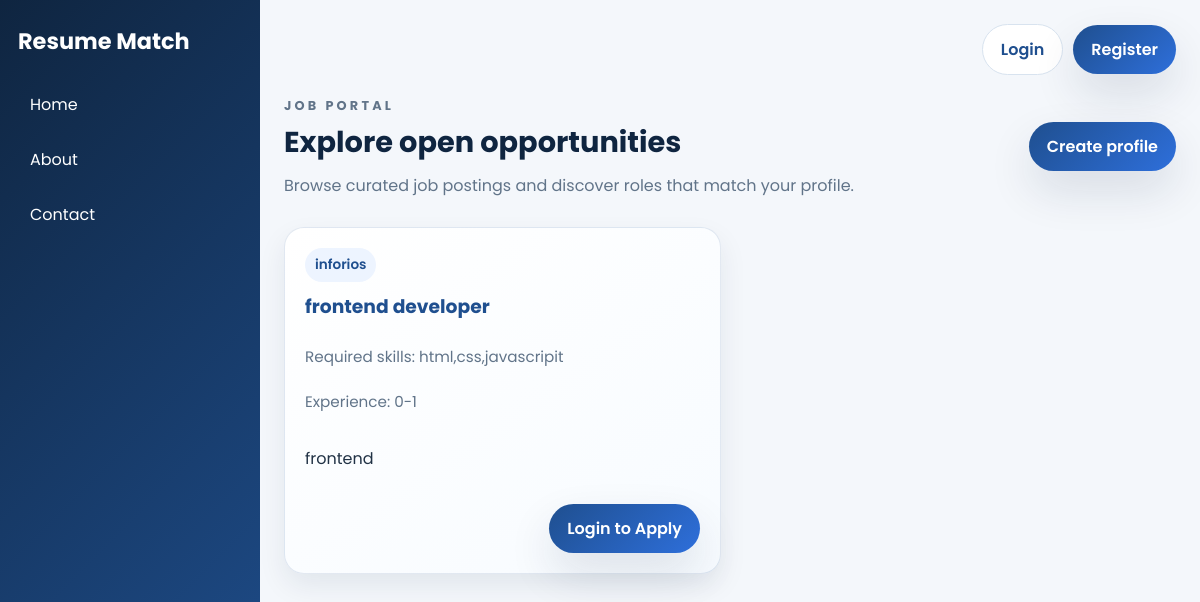
Page /jobs on the committed database.
### tables this page shows
CREATE TABLE job_descriptions (
            id INTEGER PRIMARY KEY AUTOINCREMENT,
            hr_user_id INTEGER NOT NULL,
            job_title TEXT NOT NULL,
            company_name TEXT NOT NULL,
            required_skills TEXT NOT NULL,
            required_experience TEXT NOT NULL,
            full_description TEXT NOT NULL,
            created_at TEXT NOT NULL,
            FOREIGN KEY (hr_user_id) REFERENCES users(id) ON DELETE CASCADE
        );

### app.py (the view)
@app.route("/jobs")
def jobs() -> str:
    jobs = list_job_descriptions()
    return render_template("jobs.html", jobs=jobs)

### app.py (called while the page is built)
@app.context_processor
def inject_globals() -> dict[str, Any]:
    user = None
    if "user_id" in session:
        user = get_user_by_id(session["user_id"])
    return {"current_user": user, "csrf_token": session.get("csrf_token")}

@app.before_request
def ensure_csrf_token() -> None:
    if "csrf_token" not in session:
        session["csrf_token"] = secrets.token_hex(16)

### utils/database.py (called while the page is built)
def get_connection() -> sqlite3.Connection:
    conn = sqlite3.connect(DB_PATH)
    conn.row_factory = sqlite3.Row
    conn.execute("PRAGMA foreign_keys = ON")
    return conn

def list_job_descriptions() -> list[Dict[str, Any]]:
    conn = get_connection()
    rows = conn.execute("SELECT * FROM job_descriptions ORDER BY created_at DESC").fetchall()
    conn.close()
    return [dict(row) for row in rows]

### templates/jobs.html
{% extends 'base.html' %}
{% block content %}
<section class="job-portal">
    <div class="job-portal-header">
        <div>
            <p class="eyebrow">Job portal</p>
            <h2>Explore open opportunities</h2>
            <p>Browse curated job postings and discover roles that match your profile.</p>
        </div>
        {% if not current_user %}
            <a class="btn btn-primary" href="{{ url_for('register') }}">Create profile</a>
        {% endif %}
    </div>
    {% if jobs %}
        <div class="job-grid">
            {% for job in jobs %}
                <article class="job-card">
                    <div class="job-card-top">
                        <span class="job-badge">{{ job.company_name }}</span>
                        <h3>{{ job.job_title }}</h3>
                    </div>
                    <p class="job-meta">Required skills: {{ job.required_skills }}</p>
                    <p class="job-meta">Experience: {{ job.required_experience }}</p>
                    <p class="job-description">{{ job.full_description }}</p>
                    <div class="job-card-actions">
                        {% if current_user and current_user.role == 'candidate' %}
                            <form action="{{ url_for('apply_job', job_id=job.id) }}" method="post">
                                <input type="hidden" name="csrf_token" value="{{ csrf_token }}">
                                <button class="btn btn-primary" type="submit">Apply</button>
                            </form>
                        {% elif current_user %}
                            <span class="job-note">Only candidates can apply for this role.</span>
                        {% else %}
                            <a class="btn btn-primary" href="{{ url_for('login') }}">Login to Apply</a>
                        {% endif %}
                    </div>
                </article>
            {% endfor %}
        </div>
    {% else %}
        <div class="empty-state">
            <h3>No jobs posted yet</h3>
            <p>Check back soon for the latest openings.</p>
        </div>
    {% endif %}
</section>
{% endblock %}

### static/css/style.css (style rules this page uses)
:root { --bg: #f4f7fb; --card: #ffffff; --text: #213245; --muted: #617489; --primary: #1f4f8f; --accent: #2e6fdb; --danger: #d64545; --success: #2ca25f; --shadow: 0 20px 45px rgba(15, 37, 64, 0.12); }
* { box-sizing: border-box; }
html { scroll-behavior: smooth; }
body { margin: 0; font-family: 'Poppins', Arial, sans-serif; background: var(--bg); color: var(--text); }
.eyebrow { text-transform: uppercase; color: var(--accent); letter-spacing: 0.25em; font-weight: 700; font-size: 0.8rem; margin-bottom: 10px; }
.btn { border: none; cursor: pointer; text-decoration: none; display: inline-flex; align-items: center; justify-content: center; padding: 12px 18px; font-weight: 600; border-radius: 999px; transition: transform 0.2s ease, box-shadow 0.2s ease; }
.btn-primary { background: linear-gradient(135deg, var(--primary), var(--accent)); color: white; box-shadow: var(--shadow); }
.job-portal { display: flex; flex-direction: column; gap: 20px; }
.job-portal-header { display: flex; justify-content: space-between; align-items: center; gap: 16px; margin-bottom: 8px; }
.job-portal-header h2 { margin: 4px 0 8px; color: #0f2540; font-size: 1.8rem; }
.job-portal-header p { margin: 0; color: var(--muted); line-height: 1.7; }
.job-grid { display: grid; grid-template-columns: repeat(2, minmax(0, 1fr)); gap: 18px; }
.job-card { background: linear-gradient(145deg, #ffffff, #f7fbff); border: 1px solid rgba(31, 79, 143, 0.12); border-radius: 20px; padding: 20px; box-shadow: 0 12px 28px rgba(15,37,64,0.08); display: flex; flex-direction: column; gap: 16px; }
.job-card-top h3 { margin: 10px 0 8px; color: var(--primary); }
.job-badge { display: inline-flex; padding: 7px 10px; background: #edf4ff; color: var(--primary); border-radius: 999px; font-size: 0.85rem; font-weight: 600; }
.job-meta { margin: 0 0 6px; color: var(--muted); font-size: 0.95rem; }
.job-description { margin-top: 10px; line-height: 1.7; color: var(--text); }
.job-card-actions { display: flex; justify-content: flex-end; }
.job-card-actions form, .job-card-actions a { margin-top: auto; }

### rows in the picture
job_descriptions: company_name "inforios", job_title "frontend developer", required_skills "html,css,javascripit", required_experience "0-1", full_description "frontend"
